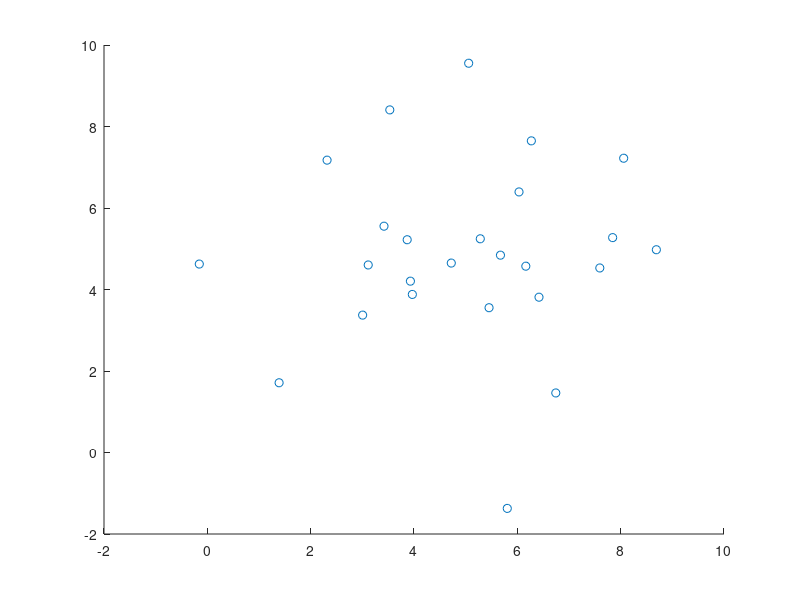

Recreate this plot in MATLAB. (Note: this script raises an error after producing the figure.)
%GENERATE DATA
n = 25;
data = zeros(n,2);

%Creates random independent data
for i = 1:n
    data(i,1) = normrnd(5,2);
    data(i,2) = normrnd(5,2);
end


%scatterplot of data
scatter(data(:,1),data(:,2));

%set number of nearest neighbours
k = 3;

%determines which point: p is the closest
dist = zeros(n,1);
dist(:,1) = sqrt((data(:,1)-data(1,1)).^2 + (data(:,2)-data(1,2)).^2);
dist(dist==0) = nan;
[mindist,p] = mink(dist,k);

%determines epsilon values of nearest neighbour
ep = zeros(k,2);
for i = 1:k
    ep(i,1) = abs(data(p(i),1) - data(1,1));
    ep(i,2) = abs(data(p(i),2) - data(1,2));
end
epx = max(ep(:,1));
epy = max(ep(:,2));

%count up nx
nx = 0;
ub = data(1,1) + epx;  %bounds
lb = data(1,1) - epx;
for i = 1:n
    if i ~= 1
        if lb < data(i,1) && data(i,1) < ub
            nx = nx + 1;
        end
    end
end
xline(ub);
xline(lb);

%count up ny
ny = 0;
ub = data(1,2) + epy; %changes bounds for y
lb = data(1,2) - epy;
for i = 1:n
    if i ~= 1
        if lb < data(i,2) && data(i,2) < ub
            ny = ny + 1;
        end
    end
end
yline(ub);
yline(lb);
axis equal;